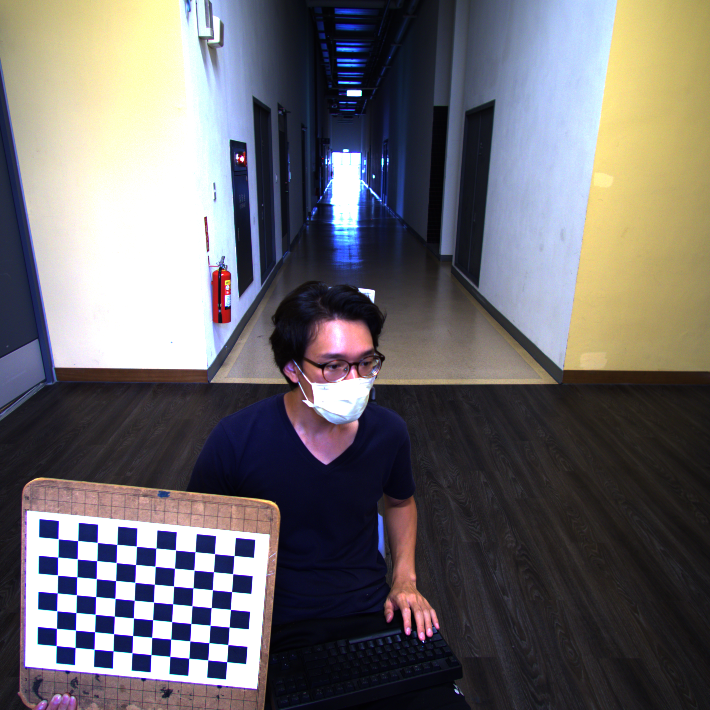
#> input picture chessboard/212500080_2021-07-26-17-08-02-387353_resize.png, 710 x 710 px; its folder holds 4 pictures in this run
$ python intrinsic.py
#> lines starting #> are read from the running program, lines starting #| are printed output that depends on the picture; long printed decimals are rounded
#!/usr/bin/env python
# code from https://markhedleyjones.com/projects/calibration-checkerboard-collection
import os
import cv2
import glob
import pickle
import numpy as np
from datetime import datetime


def get_chessboard_mapping(img_fps, CHECKERBOARD, BLOCK_SIZE, imgs=None, imshow=False):
#> called with CHECKERBOARD = (7, 10), BLOCK_SIZE = 34, imshow = False
    criteria = (cv2.TERM_CRITERIA_EPS + cv2.TERM_CRITERIA_MAX_ITER, 30, 0.001)

    # Creating vector to store vectors of 3D points and 2D points for each checkerboard image
    objpoints = []
    imgpoints = []

    # Defining the world coordinates for 3D points
    objp = np.zeros((1, CHECKERBOARD[0] * CHECKERBOARD[1], 3), np.float32)
    objp[0,:,:2] = np.mgrid[0:CHECKERBOARD[0], 0:CHECKERBOARD[1]].T.reshape(-1, 2)
    objp *= BLOCK_SIZE

    # Extracting path of individual image stored in a given directory
    if imgs is None:
        imgs = [cv2.imread(img_fp) for img_fp in img_fps]
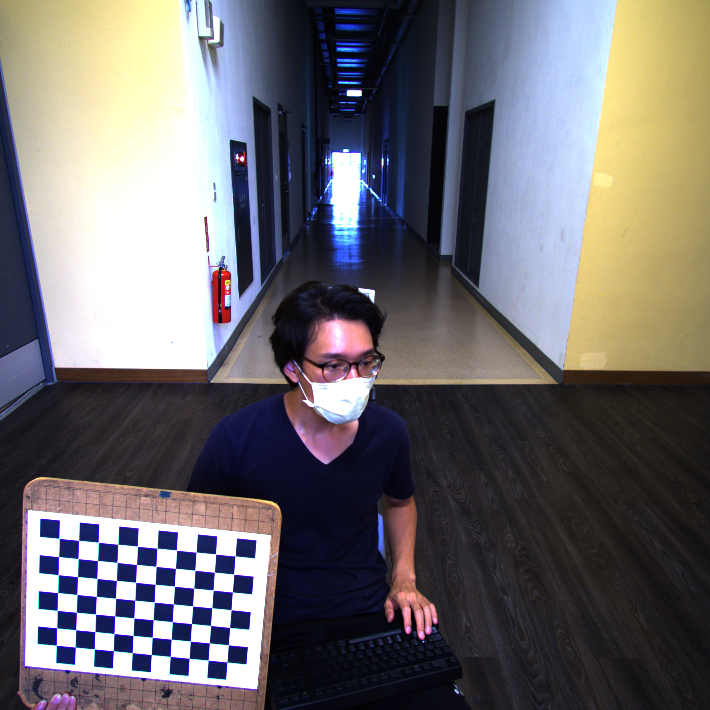
#> input picture chessboard/212500080_2021-07-26-17-08-02-604971_resize.png, 710 x 710 px
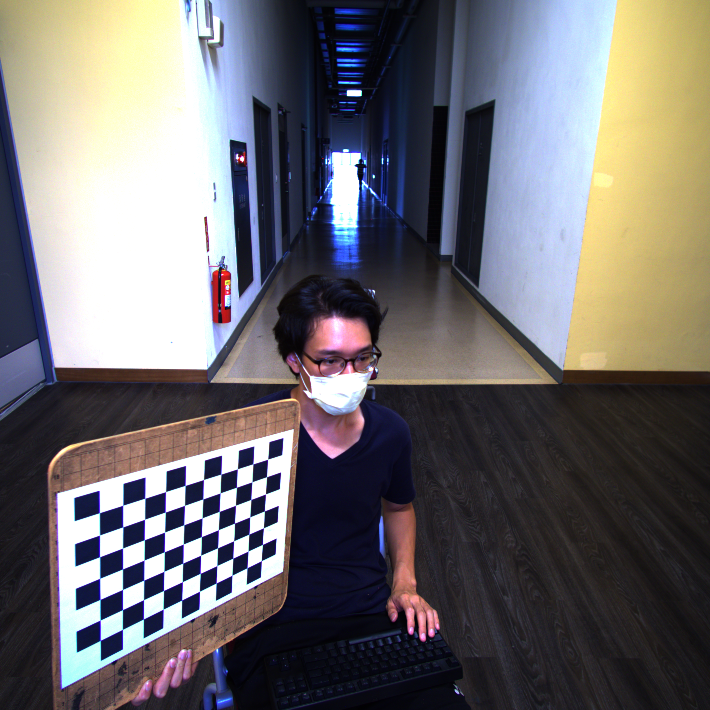
#> input picture chessboard/212500080_2021-07-26-17-08-31-983379_resize.png, 710 x 710 px
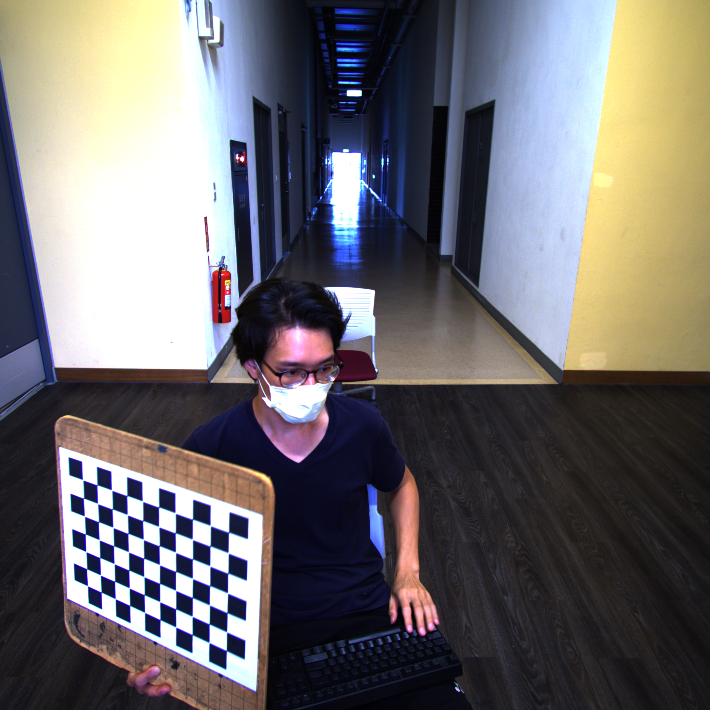
#> input picture chessboard/212500080_2021-07-26-17-08-55-413567_resize.png, 710 x 710 px
#> imgs = 4 items

    for img_fp, img in zip(img_fps, imgs):
        gray = cv2.cvtColor(img, cv2.COLOR_BGR2GRAY)

        # Find the chess board corners
        # If desired number of corners are found in the image then ret = true
        ret, corners = cv2.findChessboardCorners(gray, CHECKERBOARD, cv2.CALIB_CB_ADAPTIVE_THRESH + cv2.CALIB_CB_FAST_CHECK + cv2.CALIB_CB_NORMALIZE_IMAGE)
        print(img_fp, ret)
        if ret == True:
            objpoints.append(objp)
            # refining pixel coordinates (into float type not int) for given 2d points.
            corners2 = cv2.cornerSubPix(gray, corners, (11,11),(-1,-1), criteria)
            imgpoints.append(corners2)

            # Draw and display the corners
            if imshow:
              img = cv2.drawChessboardCorners(img, CHECKERBOARD, corners2, ret)

        if imshow:
            h, w = img.shape[:2]
            cv2.imshow('img', cv2.resize(img, (int(w/6), int(h/6))))
            cv2.waitKey(0)
#> this loop made 4 passes
#| chessboard/212500080_2021-07-26-17-08-02-387353_resize.png True
#| chessboard/212500080_2021-07-26-17-08-02-604971_resize.png True
#| chessboard/212500080_2021-07-26-17-08-31-983379_resize.png True
#| chessboard/212500080_2021-07-26-17-08-55-413567_resize.png True
#> pass 1, in get_chessboard_mapping, `gray = cv2.cvtColor(img, cv2.COLOR_BGR2GRAY)`:
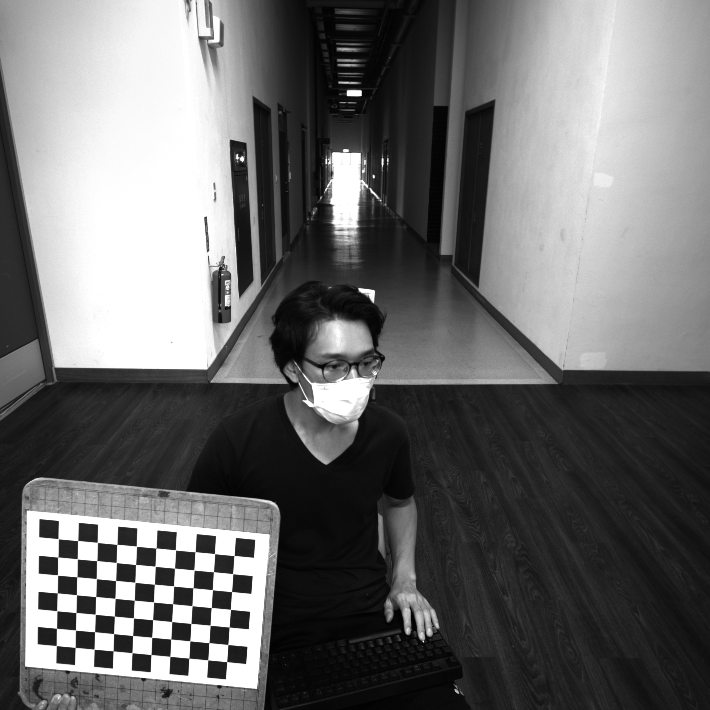
#> gray: shape (710, 710); min 1, max 255, mean 107.2
#> pass 3, in get_chessboard_mapping, `gray = cv2.cvtColor(img, cv2.COLOR_BGR2GRAY)`:
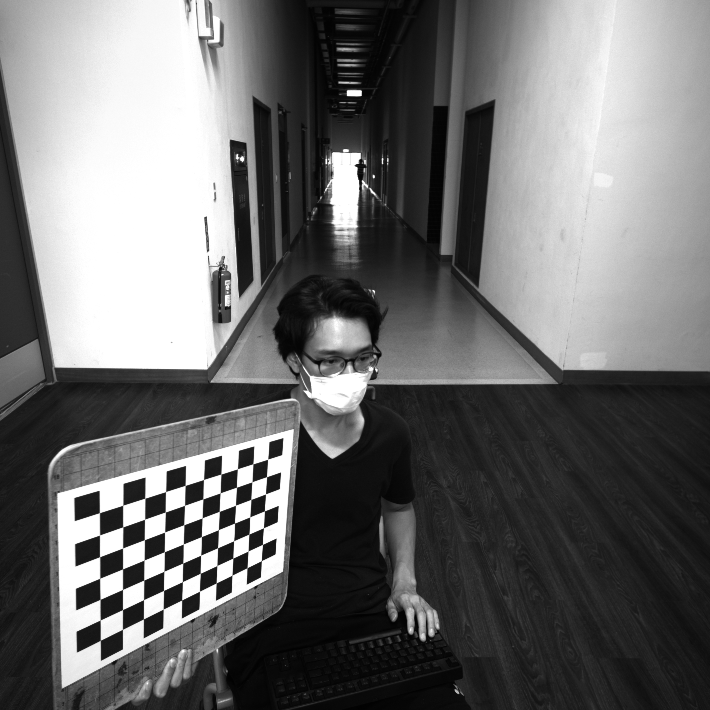
#> gray: shape (710, 710); min 1, max 255, mean 108.6
#> after the loop:
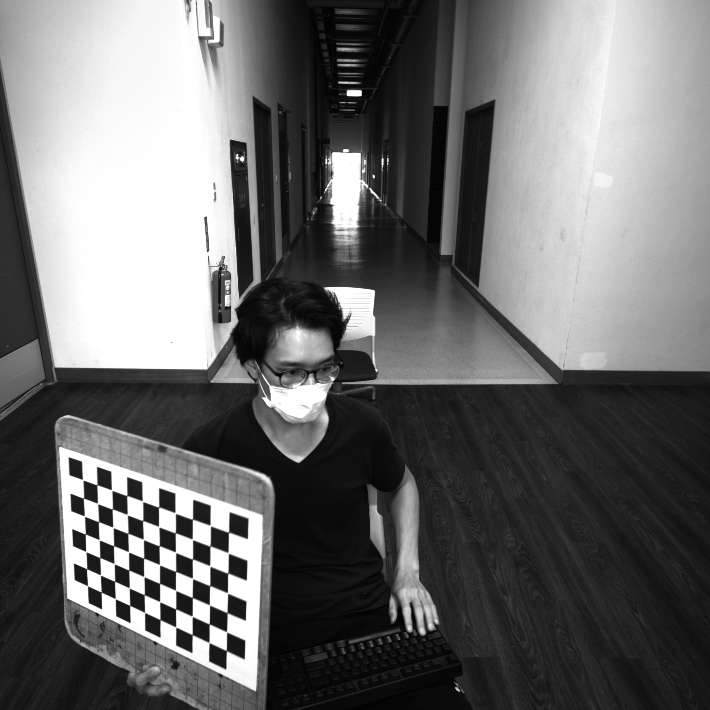
#> gray: shape (710, 710); min 1, max 255, mean 107.8
#> after the loop, imgpoints = 4 items; objpoints = 4 items
    if imshow:
        cv2.destroyAllWindows()

    return np.array(objpoints), np.array(imgpoints)

def find_intrinsic_params(objpoints, imgpoints, img_shape):
    """
    Performing camera calibration by
    passing the value of known 3D points (objpoints)
    and corresponding pixel coordinates of the
    detected corners (imgpoints)

    cameraMatrix	Intrinsic camera matrix
    distCoeffs	Lens distortion coefficients. These coefficients will be explained in a future post.
    rvecs	Rotation specified as a 3×1 vector. The direction of the vector specifies the axis of rotation and the magnitude of the vector specifies the angle of rotation.
    tvecs	3×1 Translation vector.

    Camera Matrix: https://answers.opencv.org/question/89786/understanding-the-camera-matrix/
    distortion Coefficients: https://docs.opencv.org/master/dc/dbb/tutorial_py_calibration.html
    mtx = [[fx,  0, cx],
           [ 0, fy, cy],
           [ 0,  0,  1]]
    fx, fy, cx, cy: is in pixel unit
    Distortion Coefficients: k1, k2, p1, p2, k3
    """
#> called with objpoints = array of shape (4, 1, 70, 3), imgpoints = array of shape (4, 70, 1, 2), img_shape = (710, 710)
    h, w = img_shape[:2]
    ret, mtx_ori, dist, rvecs, tvecs = cv2.calibrateCamera(objpoints, imgpoints, (w, h), None, None)
#> ret = 0.153; mtx_ori = [[572.8, 0, 358.7], [0, 569.7, 366.3], [0, 0, 1]]; dist = [[-0.0144, 0.0719, 0.0022, 0.00464, -0.074]]; rvecs = ([0.124, -0.13, 1.67], [0.122, -0.133, 1.67], [-0.484, -0.89, 1.44], [0.53, 0.171, 1.66]); tvecs = ([-216.8, 329.5, 991.2], [-214.9, 330.3, 991.2], [-161.8, 165.9, 1016.7], [-190.2, 243.2, 834.1])
    mtx, roi = cv2.getOptimalNewCameraMatrix(mtx_ori, dist, (w, h), 1, (w, h), True)
#> mtx = [[545.2, 0, 354.5], [0, 542.2, 354.5], [0, 0, 1]]; roi = (11, 7, 672, 671)
    return ret, mtx_ori, dist, np.array(rvecs), np.array(tvecs), mtx, roi

def undistort(img, mtx_ori, dist, mtx):
    img_cal = cv2.undistort(img, mtx_ori, dist, None, mtx)
    return img_cal

def plot_3d_eval(rvecs, tvecs, mtx, objpoints, imgpoints, width, height, ax=None, scale_img=50, title='AeroTriangulation of All Calibraion Images'):
    """
    create your own ax:
        ```
        fig = plt.figure(figsize=(10, 10))
        plt.suptitle(title)
        ax = fig.add_subplot(1, 1, 1, projection='3d')
        ```
    """
    from aero_triangulation import get_line_vecs, get_R, convert_imxyzs_to_npidxs, plot_aereo_triangulation_3d
    # prepare the data
    PXYZses = np.squeeze(objpoints)[0] # shape=(70, 3), use only one chessboard
    npidxs_imgs = [convert_imxyzs_to_npidxs(ps, mtx)[1] for ps in np.squeeze(imgpoints)] # shape=(n_img, 70, 2)
    plot_aereo_triangulation_3d(rvecs, tvecs, mtx, PXYZses, width, height)

if __name__ == '__main__':
    # Lucid camera spec>: https://thinklucid.com/product/triton-2-8-mp-imx429/
    # Len spec: https://vst.co.jp/zh-hant/machine-vision-lenses-zh-hant/sv-h-series/
    WIDTH, HEIGHT = 710, 710 # 2840, 2840
    PIXEL_SIZE = 0.00274 * 4 # mm (µm/1000)
    CHECKERBOARD = (7, 10)
    BLOCK_SIZE = 34 # mm
    pkl_dir = 'pkls'
    if not os.path.exists(pkl_dir):
        os.mkdir(pkl_dir)

    img_dir = 'chessboard'
    img_fps = glob.glob(img_dir+r'\*.png')
    objpoints, imgpoints = get_chessboard_mapping(img_fps, CHECKERBOARD, BLOCK_SIZE, imshow=False)
    ret, mtx_ori, dist, rvecs, tvecs, mtx, roi = find_intrinsic_params(objpoints, imgpoints, (HEIGHT, WIDTH))
#> ret = 0.153; mtx_ori = [[572.8, 0, 358.7], [0, 569.7, 366.3], [0, 0, 1]]; dist = [[-0.0144, 0.0719, 0.0022, 0.00464, -0.074]]; mtx = [[545.2, 0, 354.5], [0, 542.2, 354.5], [0, 0, 1]]; roi = (11, 7, 672, 671)

    pkl_fp = os.path.join(pkl_dir, os.path.basename(os.path.dirname(img_dir)) + "_" + os.path.basename(img_dir) + ".pkl")
    with open(pkl_fp, 'wb') as f:
        pickle.dump((ret, mtx_ori, dist, rvecs, tvecs, mtx, roi), f)

    fx, fy = mtx_ori[0][0] * PIXEL_SIZE, mtx_ori[1][1] * PIXEL_SIZE
#> fx = 6.28; fy = 6.24
    w_mv, h_mv = mtx_ori[0][2] - (WIDTH/2), mtx_ori[1][2] - (HEIGHT/2)
#> w_mv = 3.68; h_mv = 11.26
    print('uncalibrated')
    print("fx, fy", fx, fy)
#| fx, fy 6.278 6.243
    print("w_mv, h_mv", w_mv, h_mv)
#| w_mv, h_mv 3.681 11.256

    fx, fy = mtx[0][0] * PIXEL_SIZE, mtx[1][1] * PIXEL_SIZE
#> fx = 5.98; fy = 5.94
    w_mv, h_mv = mtx[0][2] - (WIDTH/2), mtx[1][2] - (HEIGHT/2)
#> w_mv = -0.5; h_mv = -0.5
    print('calibrated')
    print("fx, fy", fx, fy)
#| fx, fy 5.975 5.942
    print("w_mv, h_mv", w_mv, h_mv)
#| w_mv, h_mv -0.5 -0.5
